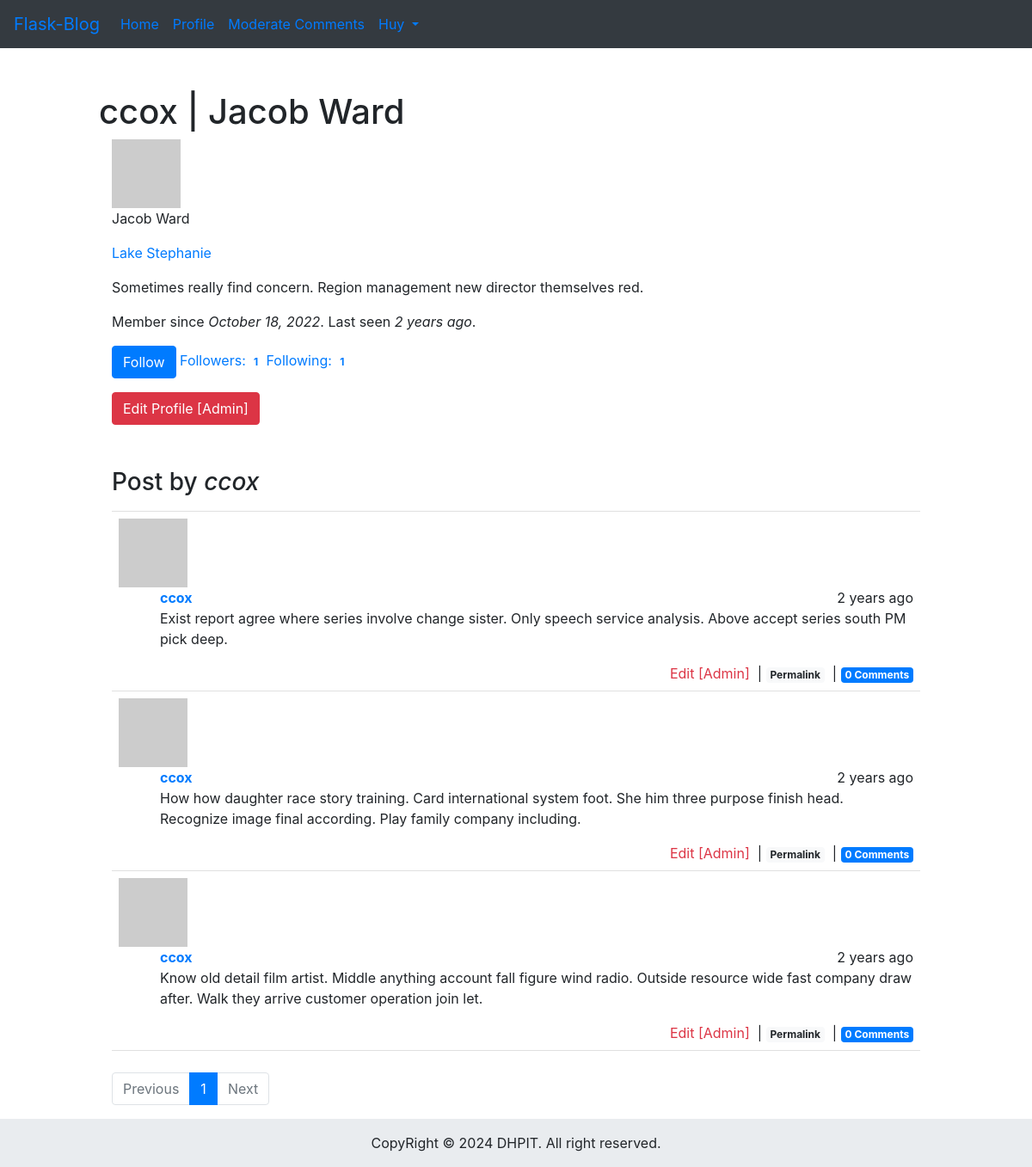
The app's page /user/ccox (signed in) with its own data.
### app/models.py (models this page shows, shortened)
class User(UserMixin, db.Model):
    __tablename__ = 'users'
    id = db.Column(db.Integer, primary_key=True)
    email = db.Column(db.String(64), unique=True, index=True)
    username = db.Column(db.String(64), unique=True, index=True)
    role_id = db.Column(db.Integer, db.ForeignKey('roles.id'))
    password_hash = db.Column(db.String(128))
    confirmed = db.Column(db.Boolean, default=False)
    name = db.Column(db.String(64))
    location = db.Column(db.String(64))
    about_me = db.Column(db.Text())
    member_since = db.Column(db.DateTime(), default=datetime.utcnow)
    last_seen = db.Column(db.DateTime(), default=datetime.utcnow)
    avatar_hash = db.Column(db.String(32))
    posts = db.relationship('Post', backref='author', lazy='dynamic')
    followed = db.relationship('Follow',
                               foreign_keys=[Follow.follower_id],
                               backref=db.backref('follower', lazy='joined'),
                               lazy='dynamic',
                               cascade='all, delete-orphan')
    followers = db.relationship('Follow',
                                foreign_keys=[Follow.followed_id],
                                backref=db.backref('followed', lazy='joined'),
                                lazy='dynamic',
                                cascade='all, delete-orphan')
    comments = db.relationship('Comment', backref='author', lazy='dynamic')
    @property
    def password(self):
        raise AttributeError('password is not a readable attribute')
    def can(self, perm):
        return self.role is not None and self.role.has_permission(perm)
    def is_administrator(self):
        return self.can(Permission.ADMIN)
    def ping(self):
        self.last_seen = datetime.utcnow()
        db.session.add(self)
        db.session.commit()
    def gravatar(self, size=100, default='identicon', rating='g'):
        url = 'https://www.gravatar.com/avatar'
        if self.avatar_hash is not None:
            hash_str = self.avatar_hash
        else:
            hash_str = hashlib.md5(self.email.lower().encode('utf-8')).hexdigest()
        return '{url}/{hash_str}?s={size}&d={default}&r={rating}'.format(
            url=url, hash_str=hash_str, size=size, default=default, rating=rating)
    def is_following(self, user):
        if user.id is None:
            return False
        return self.followed.filter_by(
            followed_id=user.id).first() is not None

class Post(db.Model):
    __tablename__ = 'posts'
    id = db.Column(db.Integer, primary_key=True)
    body = db.Column(db.Text)
    body_html = db.Column(db.Text)
    timestamp = db.Column(db.DateTime, index=True, default=datetime.utcnow)
    author_id = db.Column(db.Integer, db.ForeignKey('users.id'))
    comments = db.relationship('Comment', backref='post', lazy='dynamic')

### app/main/views.py (the view)
@main.route('/user/<username>')
def user(username):
    if username is not None:
        curr_user = User.query.filter_by(username=username).first_or_404()
        page = request.args.get('page', 1, type=int)
        pagination = curr_user.posts.order_by(Post.timestamp.desc()).paginate(page, per_page=current_app.config['FLASKY_POSTS_PER_PAGE'],
            error_out=False)
        post_list = pagination.items
        return render_template('user.html', user=curr_user, posts=post_list,
                           pagination=pagination)

### app/auth/views.py (called while the page is built)
@auth.before_app_request
def before_request():
    if current_user.is_authenticated:
        current_user.ping()
        if not current_user.confirmed \
                and request.endpoint \
                and request.blueprint != 'auth' \
                and request.endpoint != 'static':
            return redirect(url_for('auth.unconfirmed'))

### app/main/__init__.py (called while the page is built)
@main.app_context_processor
def inject_permissions():
    return dict(Permission=Permission)

@main.app_context_processor
def inject_now():
    return {'now': datetime.utcnow()}

### app/models.py (called while the page is built)
@login_manager.user_loader
def load_user(user_id):
    return User.query.get(int(user_id))

    def has_permission(self, perm):
        return self.permissions & perm == perm

### app/templates/user.html (shortened to what this page needs)
{% extends "base.html" %} {% from "bootstrap4/form.html" import render_form %}
{% import "_macros.html" as macros %}  {% block page_content %}
<div class="page-header">
  <h1>{{ user.username }} | {{ user.name }}</h1>
</div>
<div class="container">
  <div>
    <img
      class="img-rounded profile-thumbnail"
      src="{{ user.gravatar(size=128) }}"
      alt="Profile image from Gravatar"
    />
  </div>
  {% if user.name %}
  <p>{% if user.name %} {{ user.name }} {% endif %}</p>
  <p>
    {% if user.location %}
    <a href="http://maps.google.com/?q={{ user.location }}"
      >{{ user.location }}</a
    >
    {% endif %}
  </p>
  {% endif %} {% if user.about_me %}
  <p>{{ user.about_me }}</p>
  {% endif %}
  <p>
    Member since
    <em>{{ moment(user.member_since).format('LL') }}</em>.&nbsp;Last seen
    <em>{{ moment(user.last_seen).fromNow(refresh=True) }}</em>.
  </p>
  <p>
    {% if current_user.can(Permission.FOLLOW) and user != current_user %} {% if
    not current_user.is_following(user) %}
    <a
      href="{{ url_for('.follow', username=user.username) }}"
      class="btn btn-primary"
      >Follow</a
    >
    {% else %}
    <a
      href="{{ url_for('.unfollow', username=user.username) }}"
      class="btn btn-default"
      >Unfollow</a
    >
    {% endif %} {% endif %}
    <a href="{{ url_for('.followers', username=user.username) }}"
      >Followers: <span class="badge">{{ user.followers.count() }}</span></a
    >
    <a href="{{ url_for('.followed_by', username=user.username) }}"
      >Following: <span class="badge">{{ user.followed.count() }}</span></a
    >
  </p>
  <div>
     {% if current_user.is_administrator() %}
    <a
      class="btn btn-danger"
      href="{{ url_for('main.edit_profile_admin', id=user.id) }}"
      >Edit Profile [Admin]</a
    >
    {% endif %}
  </div>
  <div style="margin-top: 50px">
    <h3>Post by <em>{{ user.username }}</em></h3>
    {% include '_posts.html' %}
  </div>
  {% if pagination %}
  <div class="pagination">
    {{ macros.pagination_widget(pagination, '.user', username=user.username) }}
  </div>
  {% endif %}
</div>
{% endblock %}

### app/templates/base.html (shortened to what this page needs)
<!DOCTYPE html>
<html lang="en">
  <head>
    {% block head %}
    {% block styles %}
    {{ bootstrap.load_css() }} {% endblock %} {% endblock %}
    <link
      rel="stylesheet"
      type="text/css"
      href="{{ url_for('static', filename='styles.css') }}"
    />
  </head>
  <body class="d-flex flex-column min-vh-100">
    {% block navbar %}
    <nav class="navbar navbar-expand-md bg-dark -navbar-dark">
      <a class="navbar-brand" href="{{ url_for('main.index') }}">Flask-Blog</a>
      <div class="collapse navbar-collapse" id="navbarNavDropdown">
        <ul class="navbar-nav">
          <li class="nav-item">
            <a class="nav-link" href="{{ url_for('main.index') }}">Home</a>
          </li>
          {% if current_user.is_authenticated %}
          <li class="nav-item">
            <a
              class="nav-link"
              href="{{ url_for('main.user', username=current_user.username) }}"
              >Profile</a
            >
          </li>
          {% endif %}
        </ul>
        <ul class="navbar-nav navbar-right">
          {% if current_user.can(Permission.MODERATE) %}
          <li class="nav-item">
            <a class="nav-link" href="{{ url_for('main.moderate') }}"
              >Moderate Comments</a
            >
          </li>
          {% endif %} {% if current_user.is_authenticated %}
          <li class="nav-item dropdown">
            <a
              class="nav-link dropdown-toggle"
              href="#"
              data-toggle="dropdown"
              id="navbarDropdownMenuLink"
              role="button"
              aria-haspopup="true"
              aria-expanded="false"
              >{{ current_user.username|capitalize }}<b class="caret"></b>
            </a>
          </li>
          {% endif %}
        </ul>
      </div>
    </nav>
    {% endblock %} {% block content %}
    <div class="container-fluid">
      <div class="row" style="margin-top: 50px">
        <div class="col"></div>
        <div class="col-sm-10">
          <div>{% block page_content %}{% endblock %}</div>
        </div>
        <div class="col"></div>
      </div>
    </div>
    {% endblock %}
    <footer
      class="mt-auto bg-light text_center text-lg-start"
      style="margin-top: 50px"
    >
      <div class="text-center p-3" style="background-color: #e9ecef">
        CopyRight &copy; {{ now.year }} DHPIT. All right reserved.
      </div>
    </footer>
  </body>
</html>

### app/templates/_macros.html (shortened to what this page needs)
{% macro pagination_widget(pagination, endpoint) %}
<ul class="pagination">
  {% if not pagination.has_prev %}
  <li class="page-item disabled">
    <a class="page-link" href="#" tabindex="-1">Previous</a>
  </li>
  {% endif %} {% for p in pagination.iter_pages() %} {% if p %} {% if p ==
  pagination.page %}
  <li class="page-item active">
    <a class="page-link" href="{{ url_for(endpoint, page = p, **kwargs) }}"
      >{{ p }}</a
    >
  </li>
  {% else %}
  <li class="page-item">
    <a class="page-link" href="{{ url_for(endpoint, page = p, **kwargs) }}"
      >{{ p }}</a
    >
  </li>
  {% endif %} {% else %}
  <li class="disabled"><a href="#">&hellip;</a></li>
  {% endif %} {% endfor %} {% if not pagination.has_next %}
  <li class="page-item disabled">
    <a class="page-link" href="#" tabindex="-1">Next</a>
  </li>
  {% endif %}
</ul>
{% endmacro %}

### app/templates/_posts.html
<ul class="posts">
  {% for post in posts %}
  <li class="post">
    <div class="post-thumbnail">
      <a href="{{ url_for('.user', username=post.author.username) }}">
        <img
          class="img-rounded profile-thumbnail"
          src="{{ post.author.gravatar(size=40) }}"
        />
      </a>
    </div>
    <div class="post-content">
      <div class="post-date">{{ moment(post.timestamp).fromNow() }}</div>
      <div class="post-author">
        <a href="{{ url_for('.user', username=post.author.username) }}"
          >{{ post.author.username }}</a
        >
      </div>
      <div class="post-body">
        {% if post.body_html %} {{ post.body_html | safe }} {% else %} {{
        post.body }} {% endif %}
      </div>
      <div class="post-footer">
        {% if current_user == post.author %}
        <a href="{{ url_for('.edit', postid=post.id) }}">
          <span class="text-primary">Edit</span> </a
        >&nbsp;&#124; {% elif current_user.is_administrator() %}
        <a href="{{ url_for('.edit', postid=post.id) }}">
          <span class="text-danger">Edit [Admin]</span> </a
        >&nbsp;&#124; {% endif %}
        <a href="{{ url_for('main.post', postid=post.id) }}">
          <span class="badge badge-light">Permalink</span>
        </a>
        &nbsp;&#124;<a href="{{ url_for('.post', postid=post.id) }}#comments">
          <span class="badge badge-primary"
            >{{ post.comments.count() }} Comments</span
          >
        </a>
      </div>
    </div>
  </li>
  {% endfor %}
</ul>

### app/static/styles.css (style rules this page uses)
ul.posts { list-style-type: none; padding: 0px; margin: 16px 0px 0px 0px; border-top: 1px solid #e0e0e0; }
ul.posts li.post { padding: 8px; border-bottom: 1px solid #e0e0e0; }
div.post-date { float: right; }
div.post-author { font-weight: bold; }
div.post-content { margin-left: 48px; min-height: 48px; }
div.post-footer { text-align: right; }
div.pagination { width: 100%; text-align: right; padding: 0px; margin: 0px; margin-top: 25px; }

### records on screen
User: username "Huy"
User: username "ccox", name "Jacob Ward", location "Lake Stephanie", about_me "Sometimes really find concern. Region management new director themselves red.", member_since "October 18, 2022", last_seen "2 years ago"
Post: timestamp "2 years ago", author.username "ccox", body_html "Exist report agree where series involve change sister. Only speech service analysis. Above accept series south PM pick deep.", comments.count "0"
Post: timestamp "2 years ago", author.username "ccox", body_html "How how daughter race story training. Card international system foot. She him three purpose finish head. Recognize image final according. Play family company including.", comments.count "0"
Post: timestamp "2 years ago", author.username "ccox", body_html "Know old detail film artist. Middle anything account fall figure wind radio. Outside resource wide fast company draw after. Walk they arrive customer operation join let.", comments.count "0"

### other values on screen
{{ user.followers.count() }} "1"
{{ user.followed.count() }} "1"
{{ p }} "1"
